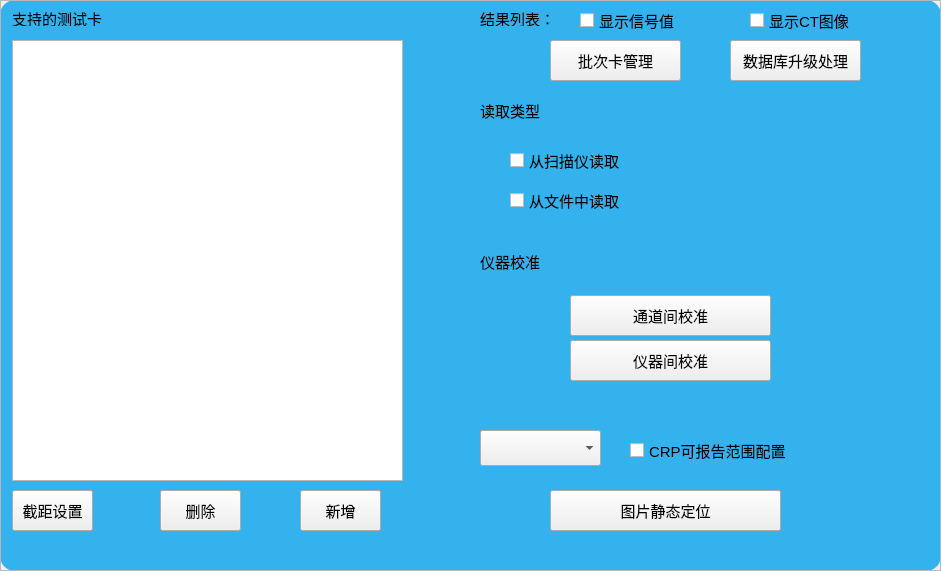
<?xml version="1.0" encoding="UTF-8"?>
<ui version="4.0">
 <class>Wg_WeiHu</class>
 <widget class="QWidget" name="Wg_WeiHu">
  <property name="geometry">
   <rect>
    <x>0</x>
    <y>0</y>
    <width>941</width>
    <height>571</height>
   </rect>
  </property>
  <property name="windowTitle">
   <string>Form</string>
  </property>
  <widget class="QWidget" name="wg_weihuBack" native="true">
   <property name="geometry">
    <rect>
     <x>0</x>
     <y>0</y>
     <width>941</width>
     <height>571</height>
    </rect>
   </property>
   <property name="styleSheet">
    <string notr="true">QWidget#wg_weihuBack{
	background-color: rgb(52, 178, 237);
	border-top-right-radius:15px;
	border-top-left-radius:15px;
	border-bottom-right-radius:15px;	
	border-bottom-left-radius:15px;
}
</string>
   </property>
   <layout class="QGridLayout" name="gridLayout_2">
    <item row="0" column="0">
     <widget class="QFrame" name="wg_weihuframe">
      <property name="font">
       <font>
        <family>Agency FB</family>
       </font>
      </property>
      <property name="styleSheet">
       <string notr="true"/>
      </property>
      <property name="frameShape">
       <enum>QFrame::StyledPanel</enum>
      </property>
      <property name="frameShadow">
       <enum>QFrame::Raised</enum>
      </property>
      <widget class="QLabel" name="label_2">
       <property name="geometry">
        <rect>
         <x>12</x>
         <y>10</y>
         <width>121</width>
         <height>16</height>
        </rect>
       </property>
       <property name="font">
        <font>
         <pointsize>11</pointsize>
        </font>
       </property>
       <property name="text">
        <string>支持的测试卡</string>
       </property>
      </widget>
      <widget class="ViceButton" name="bt_shezhi_weihu">
       <property name="geometry">
        <rect>
         <x>12</x>
         <y>490</y>
         <width>81</width>
         <height>41</height>
        </rect>
       </property>
       <property name="font">
        <font>
         <pointsize>11</pointsize>
        </font>
       </property>
       <property name="styleSheet">
        <string notr="true"> </string>
       </property>
       <property name="text">
        <string>截距设置</string>
       </property>
      </widget>
      <widget class="QListView" name="lv_card_weihu">
       <property name="geometry">
        <rect>
         <x>12</x>
         <y>40</y>
         <width>391</width>
         <height>441</height>
        </rect>
       </property>
       <property name="styleSheet">
        <string notr="true"/>
       </property>
      </widget>
      <widget class="ViceButton" name="bt_delete_weihu">
       <property name="geometry">
        <rect>
         <x>160</x>
         <y>490</y>
         <width>81</width>
         <height>41</height>
        </rect>
       </property>
       <property name="font">
        <font>
         <pointsize>11</pointsize>
        </font>
       </property>
       <property name="styleSheet">
        <string notr="true"> </string>
       </property>
       <property name="text">
        <string>删除</string>
       </property>
      </widget>
      <widget class="ViceButton" name="bt_add_weihu">
       <property name="geometry">
        <rect>
         <x>300</x>
         <y>490</y>
         <width>81</width>
         <height>41</height>
        </rect>
       </property>
       <property name="font">
        <font>
         <pointsize>11</pointsize>
        </font>
       </property>
       <property name="styleSheet">
        <string notr="true"> </string>
       </property>
       <property name="text">
        <string>新增</string>
       </property>
      </widget>
      <widget class="QLabel" name="label_3">
       <property name="geometry">
        <rect>
         <x>480</x>
         <y>10</y>
         <width>71</width>
         <height>16</height>
        </rect>
       </property>
       <property name="font">
        <font>
         <pointsize>11</pointsize>
        </font>
       </property>
       <property name="text">
        <string>结果列表：</string>
       </property>
      </widget>
      <widget class="QCheckBox" name="cb_info_weihu">
       <property name="geometry">
        <rect>
         <x>580</x>
         <y>10</y>
         <width>111</width>
         <height>21</height>
        </rect>
       </property>
       <property name="font">
        <font>
         <pointsize>11</pointsize>
        </font>
       </property>
       <property name="text">
        <string>显示信号值</string>
       </property>
      </widget>
      <widget class="QCheckBox" name="cb_ct_weihu">
       <property name="geometry">
        <rect>
         <x>750</x>
         <y>10</y>
         <width>111</width>
         <height>21</height>
        </rect>
       </property>
       <property name="font">
        <font>
         <pointsize>11</pointsize>
        </font>
       </property>
       <property name="text">
        <string>显示CT图像</string>
       </property>
      </widget>
      <widget class="ViceButton" name="bt_card_weihu">
       <property name="geometry">
        <rect>
         <x>550</x>
         <y>40</y>
         <width>131</width>
         <height>41</height>
        </rect>
       </property>
       <property name="font">
        <font>
         <pointsize>11</pointsize>
        </font>
       </property>
       <property name="styleSheet">
        <string notr="true"> </string>
       </property>
       <property name="text">
        <string>批次卡管理</string>
       </property>
      </widget>
      <widget class="ViceButton" name="bt_data_weihu">
       <property name="geometry">
        <rect>
         <x>730</x>
         <y>40</y>
         <width>131</width>
         <height>41</height>
        </rect>
       </property>
       <property name="font">
        <font>
         <pointsize>11</pointsize>
        </font>
       </property>
       <property name="styleSheet">
        <string notr="true"/>
       </property>
       <property name="text">
        <string>数据库升级处理</string>
       </property>
      </widget>
      <widget class="QFrame" name="frame_5">
       <property name="geometry">
        <rect>
         <x>480</x>
         <y>130</y>
         <width>401</width>
         <height>111</height>
        </rect>
       </property>
       <property name="styleSheet">
        <string notr="true">#frame_5{border:1px solid rgb(52, 178, 237);}</string>
       </property>
       <property name="frameShape">
        <enum>QFrame::StyledPanel</enum>
       </property>
       <property name="frameShadow">
        <enum>QFrame::Plain</enum>
       </property>
       <property name="lineWidth">
        <number>7</number>
       </property>
       <property name="midLineWidth">
        <number>2</number>
       </property>
       <widget class="QCheckBox" name="cb_saomiao_weihu">
        <property name="geometry">
         <rect>
          <x>30</x>
          <y>20</y>
          <width>201</width>
          <height>21</height>
         </rect>
        </property>
        <property name="font">
         <font>
          <pointsize>11</pointsize>
         </font>
        </property>
        <property name="text">
         <string>从扫描仪读取</string>
        </property>
       </widget>
       <widget class="QCheckBox" name="cb_file_weihu">
        <property name="geometry">
         <rect>
          <x>30</x>
          <y>60</y>
          <width>201</width>
          <height>21</height>
         </rect>
        </property>
        <property name="font">
         <font>
          <pointsize>11</pointsize>
         </font>
        </property>
        <property name="text">
         <string>从文件中读取</string>
        </property>
       </widget>
      </widget>
      <widget class="QLabel" name="label_7">
       <property name="geometry">
        <rect>
         <x>480</x>
         <y>100</y>
         <width>101</width>
         <height>21</height>
        </rect>
       </property>
       <property name="font">
        <font>
         <pointsize>11</pointsize>
        </font>
       </property>
       <property name="text">
        <string>读取类型</string>
       </property>
      </widget>
      <widget class="QLabel" name="label_8">
       <property name="geometry">
        <rect>
         <x>480</x>
         <y>251</y>
         <width>101</width>
         <height>21</height>
        </rect>
       </property>
       <property name="font">
        <font>
         <pointsize>11</pointsize>
        </font>
       </property>
       <property name="text">
        <string>仪器校准</string>
       </property>
      </widget>
      <widget class="QFrame" name="frame_6">
       <property name="geometry">
        <rect>
         <x>480</x>
         <y>280</y>
         <width>401</width>
         <height>121</height>
        </rect>
       </property>
       <property name="styleSheet">
        <string notr="true">#frame_6{border:1px solid rgb(52, 178, 237);}</string>
       </property>
       <property name="frameShape">
        <enum>QFrame::StyledPanel</enum>
       </property>
       <property name="frameShadow">
        <enum>QFrame::Plain</enum>
       </property>
       <property name="lineWidth">
        <number>7</number>
       </property>
       <property name="midLineWidth">
        <number>2</number>
       </property>
       <widget class="MainButton" name="bt_tongdao_weihu">
        <property name="geometry">
         <rect>
          <x>90</x>
          <y>15</y>
          <width>201</width>
          <height>41</height>
         </rect>
        </property>
        <property name="font">
         <font>
          <pointsize>11</pointsize>
         </font>
        </property>
        <property name="text">
         <string>通道间校准</string>
        </property>
       </widget>
       <widget class="MainButton" name="bt_yiqi_weihu">
        <property name="geometry">
         <rect>
          <x>90</x>
          <y>60</y>
          <width>201</width>
          <height>41</height>
         </rect>
        </property>
        <property name="font">
         <font>
          <pointsize>11</pointsize>
         </font>
        </property>
        <property name="text">
         <string>仪器间校准</string>
        </property>
       </widget>
      </widget>
      <widget class="QComboBox" name="cbb_num_weihu">
       <property name="geometry">
        <rect>
         <x>480</x>
         <y>430</y>
         <width>121</width>
         <height>36</height>
        </rect>
       </property>
       <property name="minimumSize">
        <size>
         <width>0</width>
         <height>0</height>
        </size>
       </property>
       <property name="font">
        <font>
         <pointsize>11</pointsize>
        </font>
       </property>
       <property name="styleSheet">
        <string notr="true"/>
       </property>
      </widget>
      <widget class="QCheckBox" name="cb_shezhi_weihu">
       <property name="geometry">
        <rect>
         <x>630</x>
         <y>440</y>
         <width>201</width>
         <height>21</height>
        </rect>
       </property>
       <property name="font">
        <font>
         <pointsize>11</pointsize>
        </font>
       </property>
       <property name="text">
        <string>CRP可报告范围配置</string>
       </property>
      </widget>
      <widget class="ViceButton" name="bt_pic_weihu">
       <property name="geometry">
        <rect>
         <x>550</x>
         <y>490</y>
         <width>231</width>
         <height>41</height>
        </rect>
       </property>
       <property name="font">
        <font>
         <pointsize>11</pointsize>
        </font>
       </property>
       <property name="styleSheet">
        <string notr="true"/>
       </property>
       <property name="text">
        <string>图片静态定位</string>
       </property>
      </widget>
     </widget>
    </item>
   </layout>
  </widget>
 </widget>
 <customwidgets>
  <customwidget>
   <class>MainButton</class>
   <extends>QPushButton</extends>
   <header location="global">mainbutton.h</header>
  </customwidget>
  <customwidget>
   <class>ViceButton</class>
   <extends>QPushButton</extends>
   <header location="global">vicebutton.h</header>
  </customwidget>
 </customwidgets>
 <resources/>
 <connections/>
</ui>
